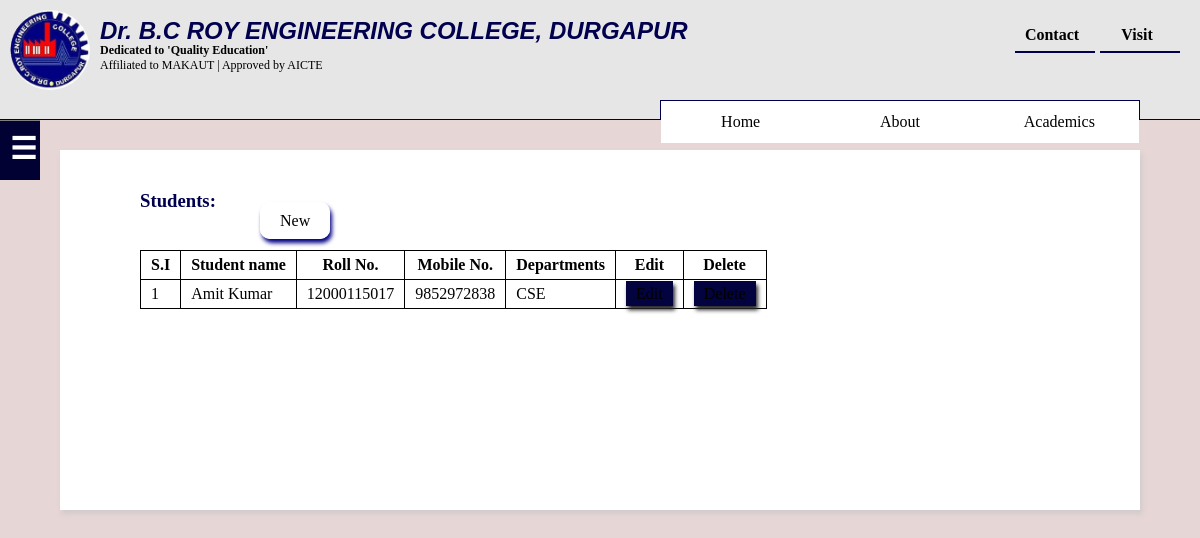
The app's page /admin/students (signed in) with its own data.
### database_setup.py (models this page shows, shortened)
class Students(Base):
    __tablename__ = 'students'
    id = Column(Integer, primary_key=True)
    st_name = Column(String(250), nullable=False)
    roll_no = Column(String(250), nullable=False)
    picture = Column(String(250))
    mob_no = Column(String(250))
    admin_id = Column(Integer, ForeignKey('admin.id'))
    admin = relationship(Admin)
    dept_id = Column(Integer, ForeignKey('departments.id'))
    departments = relationship(Departments)

class Departments(Base):
    __tablename__ = 'departments'
    id = Column(Integer, primary_key=True)
    dept_name = Column(String(250), nullable=False)
    srt_name = Column(String(250), nullable=False)

### app.py (the view)
@app.route('/admin/students')
def admin_st():
    departments = session.query(Departments).all()
    students = session.query(Students).all()
    if login_session.get('email') is not None:
        return render_template('adminstudent.html', students=students, departments=departments)
    return redirect(url_for('login'))

### templates/adminstudent.html
{% extends "index.html" %}
{% block content %}
{% include "adminsidebar.html" %}
<div class="content-size table">
    <div id="facaulty">
        <h3>Students: </h3><span class="button"><a href="{{ url_for('ad_st_add') }}">New</a></span>
            <table>
                <tr>
                    <th>S.I</th>
                    <th>Student name</th>
                    <th>Roll No.</th>
                    <th>Mobile No.</th>
                    <th>Departments</th>
                    <th>Edit</th>
                    <th>Delete</th>
                </tr>
                {% set count = namespace(a=1) %}
                {% for st in students %}
                <tr>
                    <td>{{ count.a }}</td>
                    {% set count.a = count.a + 1 %}
                    <td>{{ st.st_name }}</td>
                    <td>{{ st.roll_no }}</td>
                    <td>{{ st.mob_no }}</td>
                    <td>{{ st.departments.srt_name }}</td>
                    <td><span class="td_hover"><a href="{{ url_for('ad_st_edit', st_id=st.id) }}">Edit</a></span></td>
                    <td><span class="td_hover"><a href="{{ url_for('ad_st_delete', st_id=st.id) }}">Delete</a></span></td>
                </tr>
                {% endfor %}
            </table>
    </div>
</div>
{% endblock %}

### static/styles.css (style rules this page uses)
*, html { margin: 0; padding: 0; border: none; outline: none; box-sizing: border-box; list-style-type: none; }
body { background: rgb(230, 214, 214); }
a, a:hover, a:active { color: black; text-decoration: none; border: none; outline: none; }
h1, h2, h3 { color: #00004e; }
.content-size { position: relative; width: 60%; min-width: 240px; margin: 10px auto; padding: 40px 80px; min-height: 360px; box-shadow: 2px 4px 4px 0 rgba(193, 193, 193, 0.5); background: rgb(255, 255, 255); }
.table { width: 90% !important; }
.table table, .table table tr, .table table th, .table table td { border: 1px solid black; border-collapse: collapse; padding: 5px 10px; }
.td_hover { background-color: rgb(3, 3, 63); color: white; box-shadow: 2px 4px 4px rgb(43, 42, 42); padding: 4px 10px; }
#facaulty .button { width: 60px; height: 40px; background-color: #fff; box-shadow: 2px 4px 4px 0 navy; border-radius: 10px; padding: 10px 20px; margin: 120px; }
#facaulty table { margin-top: 20px; }

### records on screen
Students: a "1", st_name "Amit Kumar", roll_no "12000115017", mob_no "9852972838", departments.srt_name "CSE"
